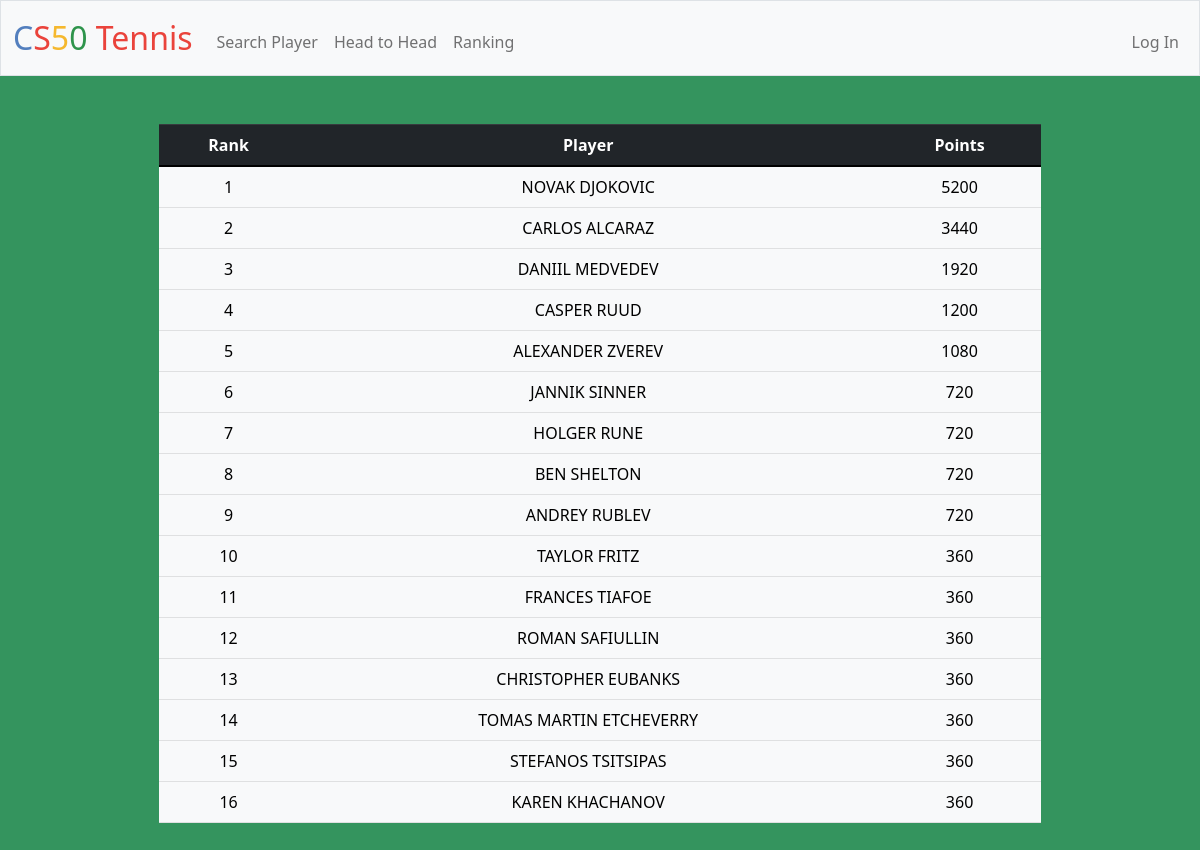
Page /ranking on the committed database.
### tables this page shows
CREATE TABLE players (
    id INTEGER PRIMARY KEY AUTOINCREMENT NOT NULL,
    first_name TEXT NOT NULL,
    last_name TEXT NOT NULL,
    birthdate DATE NOT NULL,
    country_id INTEGER NOT NULL,
    FOREIGN KEY (country_id) REFERENCES countries(id)
    CONSTRAINT player UNIQUE (first_name, last_name)
);

### app.py (the view)
@app.route("/ranking", methods=["GET", "POST"])
def ranking():
    date = datetime.now().date()
    date_1_year_ago = date - relativedelta(years=1)
    ranking = db.execute("SELECT ROW_NUMBER() OVER() as rank, first_name, last_name, a_date, total_points FROM (SELECT first_name, last_name, a_date, sum(points) AS total_points FROM points JOIN players ON points.player_id = players.id WHERE a_date BETWEEN ? AND ? GROUP BY player_id ORDER BY total_points DESC)", date_1_year_ago, date)
    return render_template("ranking.html", ranking=ranking)

### app.py (called while the page is built)
@app.after_request
def after_request(response):
    response.headers["Cache-Control"] = "no-cache, no-store, must-revalidate"
    response.headers["Expires"] = 0
    response.headers["Pragma"] = "no-cache"
    return response

### templates/ranking.html (shortened to what this page needs)
{% extends "layout.html" %}
{% block main %}
    <table  class="table table-hover table-light mx-auto w-75">
        <thead class="table table-bordered table-dark">
            <tr>
                <th>Rank</th>
                <th>Player</th>
                <th>Points</th>
            </tr>
        </thead>
        <tbody>
            {% for row in ranking %}
                <tr>
                    <td>{{ row["rank"] }}</td>
                    <td>{{ row["first_name"] }} {{ row["last_name"] }}</td>
                    <td>{{ row["total_points"] }}</td>
                </tr>
            {% endfor %}
        </tbody>
    </table>
{% endblock %}

### templates/layout.html (shortened to what this page needs)
<!DOCTYPE html>
<html lang="en">
    <head>
        <link href="https://cdn.jsdelivr.net/npm/bootstrap@5.1.3/dist/css/bootstrap.min.css" rel="stylesheet">
        <link href="/static/styles.css" rel="stylesheet">
    </head>
    <body>
        <nav class="bg-light border navbar navbar-expand-md navbar-light">
            <div class="container-fluid">
                <a class="navbar-brand" href="/"><span class="blue">C</span><span class="red">S</span><span class="yellow">5</span><span class="green">0</span> <span class="red">Tennis</span></a>
                <div class="collapse navbar-collapse" id="navbar">
                    {% if session["user_id"] %}
                        <ul class="navbar-nav me-auto mt-2">
                            <li class="nav-item"><a class="nav-link" href="/search_player">Search Player</a></li>
                            <li class="nav-item"><a class="nav-link" href="/head_to_head">Head to Head</a></li>
                            <li class="nav-item"><a class="nav-link" href="/ranking">Ranking</a></li>
                            <li class="nav-item"><a class="nav-link" href="/add_player">Add Player</a></li>
                            <li class="nav-item"><a class="nav-link" href="/add_tournament">Add Tournament</a></li>
                            <li class="nav-item"><a class="nav-link" href="/add_match">Add Match</a></li>
                        </ul>
                        <ul class="navbar-nav ms-auto mt-2">
                            <li class="nav-item"><a class="nav-link" href="/register">Register Admin</a></li>
                            <li class="nav-item"><a class="nav-link" href="/logout">Log Out</a></li>
                        </ul>
                    {% else %}
                        <ul class="navbar-nav me-auto mt-2">
                            <li class="nav-item"><a class="nav-link" href="/search_player">Search Player</a></li>
                            <li class="nav-item"><a class="nav-link" href="/head_to_head">Head to Head</a></li>
                            <li class="nav-item"><a class="nav-link" href="/ranking">Ranking</a></li>
                        </ul>
                        <ul class="navbar-nav ms-auto mt-2">
                            <li class="nav-item"><a class="nav-link" href="/login">Log In</a></li>
                        </ul>
                    {% endif %}
                </div>
            </div>
        </nav>
        <main class="container-fluid py-5 text-center">
            {% block main %}{% endblock %}
        </main>
    </body>
</html>

### static/styles.css (style rules this page uses)
nav .navbar-brand { font-size: xx-large; }
nav .navbar-brand .blue { color: #537fbe; }
nav .navbar-brand .red { color: #ea433b; }
nav .navbar-brand .yellow { color: #f5b82e; }
nav .navbar-brand .green { color: #2e944b; }
body { background-color: #34945e; }

### rows in the picture
players: rank "1", first_name "NOVAK", last_name "DJOKOVIC", total_points "5200"
players: rank "2", first_name "CARLOS", last_name "ALCARAZ", total_points "3440"
players: rank "3", first_name "DANIIL", last_name "MEDVEDEV", total_points "1920"
players: rank "4", first_name "CASPER", last_name "RUUD", total_points "1200"
players: rank "5", first_name "ALEXANDER", last_name "ZVEREV", total_points "1080"
players: rank "6", first_name "JANNIK", last_name "SINNER", total_points "720"
players: rank "7", first_name "HOLGER", last_name "RUNE", total_points "720"
players: rank "8", first_name "BEN", last_name "SHELTON", total_points "720"
players: rank "9", first_name "ANDREY", last_name "RUBLEV", total_points "720"
players: rank "10", first_name "TAYLOR", last_name "FRITZ", total_points "360"
players: rank "11", first_name "FRANCES", last_name "TIAFOE", total_points "360"
players: rank "12", first_name "ROMAN", last_name "SAFIULLIN", total_points "360"
players: rank "13", first_name "CHRISTOPHER", last_name "EUBANKS", total_points "360"
players: rank "14", first_name "TOMAS MARTIN", last_name "ETCHEVERRY", total_points "360"
players: rank "15", first_name "STEFANOS", last_name "TSITSIPAS", total_points "360"
players: rank "16", first_name "KAREN", last_name "KHACHANOV", total_points "360"
